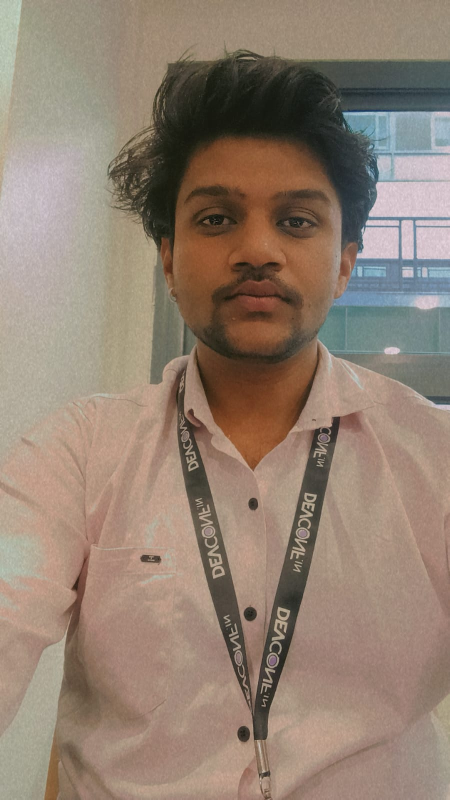
#> input picture data/Image_org.jpeg, 899 x 1599 px (shown at 1/2 size)
$ python task2_feature_matching.py
#> lines starting #> are read from the running program, lines starting #| are printed output that depends on the picture
"""
Task 2: Feature Extraction and Image Matching
Unit 4 Practical Assignment
Author: Devendra Agrawal
"""

import os
import json
import cv2
import numpy as np
import matplotlib.pyplot as plt
from skimage.feature import hog
from skimage import exposure


def extract_and_visualize_hog(img_bgr: np.ndarray, out_dir: str):
    """Extract and visualize Histogram of Oriented Gradients (HOG)."""
    # Resize for standard HOG visualization
    h, w = img_bgr.shape[:2]
    max_dim = 640
    if max(h, w) > max_dim:
        scale = max_dim / max(h, w)
        img_bgr = cv2.resize(img_bgr, (int(w * scale), int(h * scale)))

    gray = cv2.cvtColor(img_bgr, cv2.COLOR_BGR2GRAY)

    # Compute HOG features and visualization image
    fd, hog_image = hog(
        gray,
        orientations=9,
        pixels_per_cell=(16, 16),
        cells_per_block=(2, 2),
        block_norm='L2-Hys',
        visualize=True,
        feature_vector=True
    )

    # Rescale histogram for better display
    hog_image_rescaled = exposure.rescale_intensity(hog_image, in_range=(0, 10))

    fig, axes = plt.subplots(1, 3, figsize=(18, 6))
    fig.suptitle("Histogram of Oriented Gradients (HOG) Feature Representation", fontsize=15, fontweight='bold')

    axes[0].imshow(cv2.cvtColor(img_bgr, cv2.COLOR_BGR2RGB))
    axes[0].set_title(f"Input Image ({img_bgr.shape[1]}x{img_bgr.shape[0]})")
    axes[0].axis("off")

    axes[1].imshow(hog_image_rescaled, cmap='magma')
    axes[1].set_title(f"HOG Gradient Orientation Field\n({len(fd):,} feature dimensions)")
    axes[1].axis("off")

    # Plot sample feature descriptor distribution
    axes[2].hist(fd[:1000], bins=30, color='royalblue', edgecolor='black', alpha=0.7)
    axes[2].set_title("HOG Normalized Descriptor Distribution\n(First 1,000 bins)")
    axes[2].set_xlabel("Gradient Energy Value")
    axes[2].set_ylabel("Frequency")
    axes[2].grid(True, linestyle="--", alpha=0.5)

    plt.tight_layout()
    plt.savefig(os.path.join(out_dir, "hog_visualization.png"), dpi=300)
    plt.close()

    print(f"[Task 2] HOG extracted. Total descriptor length: {len(fd):,}")
    return len(fd)


def match_sift_features(img1_rgb: np.ndarray, img2_rgb: np.ndarray, ratio_thresh: float = 0.75):
    """Detect SIFT keypoints and match using BFMatcher with Lowe's ratio test."""
    gray1 = cv2.cvtColor(img1_rgb, cv2.COLOR_RGB2GRAY)
    gray2 = cv2.cvtColor(img2_rgb, cv2.COLOR_RGB2GRAY)

    sift = cv2.SIFT_create(nfeatures=2000)
    kp1, des1 = sift.detectAndCompute(gray1, None)
    kp2, des2 = sift.detectAndCompute(gray2, None)

    if des1 is None or des2 is None or len(des1) < 2 or len(des2) < 2:
        return kp1, kp2, [], []

    # Brute-Force Matcher with L2 norm for SIFT descriptors
    bf = cv2.BFMatcher(cv2.NORM_L2)
    raw_matches = bf.knnMatch(des1, des2, k=2)

    # Apply David Lowe's ratio test
    good_matches = []
    for pair in raw_matches:
        if len(pair) == 2:
            m, n = pair
            if m.distance < ratio_thresh * n.distance:
                good_matches.append(m)

    return kp1, kp2, raw_matches, good_matches


def run_feature_matching_pipeline(img1_path: str, img2_path: str, out_dir: str):
    """Full Task 2 pipeline: HOG, SIFT, Matching, Rotation, and Resizing experiments."""
#> called with img1_path = 'data/Image_org.jpeg', img2_path = 'data/Image_2.jpeg', out_dir = 'outputs/task2_features'
    os.makedirs(out_dir, exist_ok=True)

    img1_bgr = cv2.imread(img1_path)
#> img1_bgr is the input picture: shape (1599, 899, 3); mean B, G, R 113.6, 128.5, 146.5
    img2_bgr = cv2.imread(img2_path)
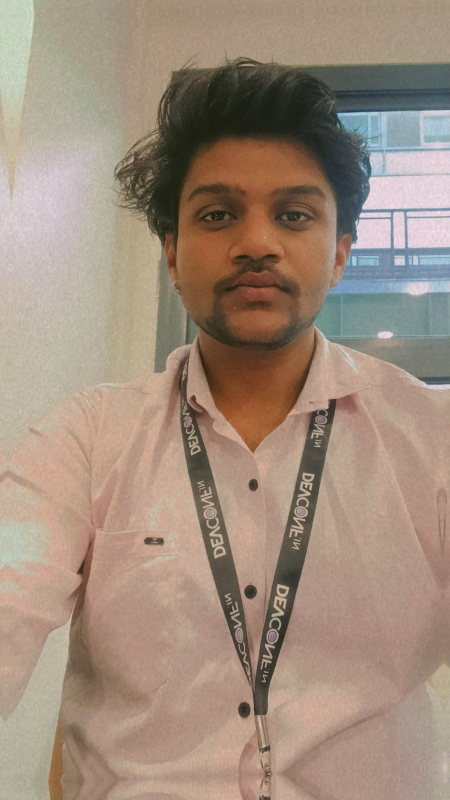
#> input picture data/Image_2.jpeg, 899 x 1599 px (shown at 1/2 size)
#> img2_bgr is the input picture: shape (1599, 899, 3); mean B, G, R 124.3, 140.5, 160.2
    if img1_bgr is None or img2_bgr is None:
        raise FileNotFoundError(f"Images not found: {img1_path} or {img2_path}")

    # Standardize scale for efficient processing
    h1, w1 = img1_bgr.shape[:2]
#> h1 = 1599; w1 = 899
    max_dim = 800
    if max(h1, w1) > max_dim:
        scale = max_dim / max(h1, w1)
#> scale = 0.5
        img1_bgr = cv2.resize(img1_bgr, (int(w1 * scale), int(h1 * scale)))
#> img1_bgr: shape (800, 449, 3)
        img2_bgr = cv2.resize(img2_bgr, (int(img2_bgr.shape[1] * scale), int(img2_bgr.shape[0] * scale)))
#> img2_bgr: shape (800, 449, 3)

    img1_rgb = cv2.cvtColor(img1_bgr, cv2.COLOR_BGR2RGB)
    img2_rgb = cv2.cvtColor(img2_bgr, cv2.COLOR_BGR2RGB)

    # 1. HOG Feature Extraction
    extract_and_visualize_hog(img1_bgr, out_dir)
#| [Task 2] HOG extracted. Total descriptor length: 29,484

    # 2. Baseline SIFT Matching between Image 1 and Image 2
    kp1, kp2, raw_baseline, good_baseline = match_sift_features(img1_rgb, img2_rgb)
#> in match_sift_features, `gray2 = cv2.cvtColor(img2_rgb, cv2.COLOR_RGB2GRAY)`:
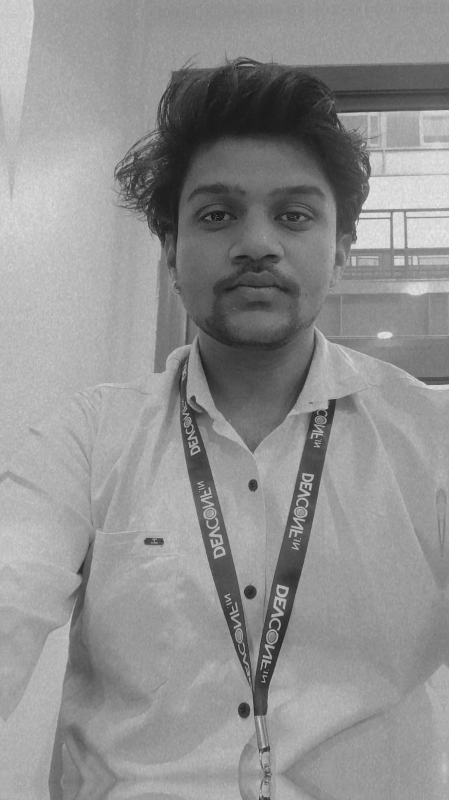
#> gray2: shape (800, 449); min 9, max 234, mean 144.4
#> in match_sift_features, `kp1, des1 = sift.detectAndCompute(gray1, None)`: kp1 = 674 keypoints; strongest (x, y, size): (250, 614, 7.9), (253, 504, 7), (243, 734, 8.2), (312, 510, 1.9)
#> in match_sift_features, `kp2, des2 = sift.detectAndCompute(gray2, None)`: kp2 = 725 keypoints; strongest (x, y, size): (253, 485, 6.7), (250, 592, 7.7), (243, 710, 8.1), (148, 541, 5.3)
#> in match_sift_features, `raw_matches = bf.knnMatch(des1, des2, k=2)`: raw_matches = 674 matches
#> after the loop in match_sift_features, `for pair in raw_matches:`: good_matches = 470 matches
#> raw_baseline = 674 matches; good_baseline = 470 matches

    # Draw rich keypoints
    kp_img1 = cv2.drawKeypoints(img1_rgb, kp1, None, flags=cv2.DRAW_MATCHES_FLAGS_DRAW_RICH_KEYPOINTS)
    kp_img2 = cv2.drawKeypoints(img2_rgb, kp2, None, flags=cv2.DRAW_MATCHES_FLAGS_DRAW_RICH_KEYPOINTS)
    cv2.imwrite(os.path.join(out_dir, "sift_keypoints_img1.png"), cv2.cvtColor(kp_img1, cv2.COLOR_RGB2BGR))
    cv2.imwrite(os.path.join(out_dir, "sift_keypoints_img2.png"), cv2.cvtColor(kp_img2, cv2.COLOR_RGB2BGR))

    # Draw matches
    match_img_baseline = cv2.drawMatches(
        img1_rgb, kp1, img2_rgb, kp2, good_baseline, None,
        matchColor=(0, 255, 0), singlePointColor=(255, 0, 0),
        flags=cv2.DrawMatchesFlags_NOT_DRAW_SINGLE_POINTS
    )
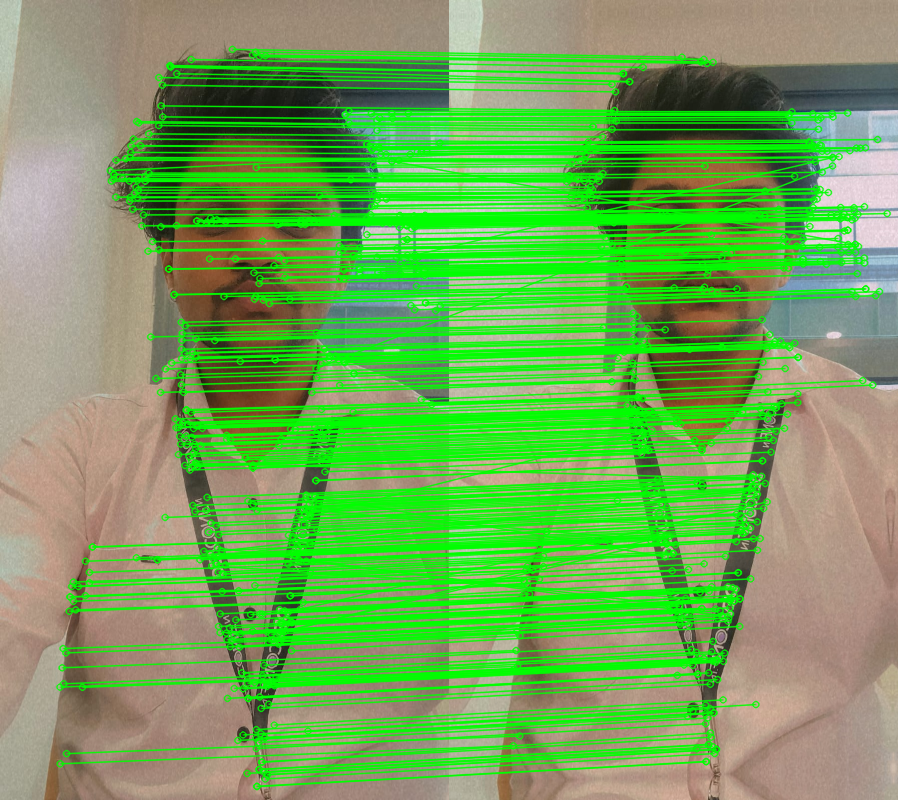
#> match_img_baseline: shape (800, 898, 3); mean R, G, B 112.3, 167.4, 87.4
    cv2.imwrite(os.path.join(out_dir, "sift_matches_baseline.png"), cv2.cvtColor(match_img_baseline, cv2.COLOR_RGB2BGR))

    # 3. Rotation Invariance Experiment: Rotate Image 2 by 45 degrees
    h2, w2 = img2_rgb.shape[:2]
#> h2 = 800; w2 = 449
    center = (w2 // 2, h2 // 2)
#> center = (224, 400)
    rot_mat = cv2.getRotationMatrix2D(center, angle=45, scale=1.0)
    cos = np.abs(rot_mat[0, 0])
#> cos = 0.707
    sin = np.abs(rot_mat[0, 1])
#> sin = 0.707
    new_w = int((h2 * sin) + (w2 * cos))
#> new_w = 883
    new_h = int((h2 * cos) + (w2 * sin))
#> new_h = 883
    rot_mat[0, 2] += (new_w / 2) - center[0]
    rot_mat[1, 2] += (new_h / 2) - center[1]
    img2_rot_rgb = cv2.warpAffine(img2_rgb, rot_mat, (new_w, new_h), borderMode=cv2.BORDER_REFLECT)
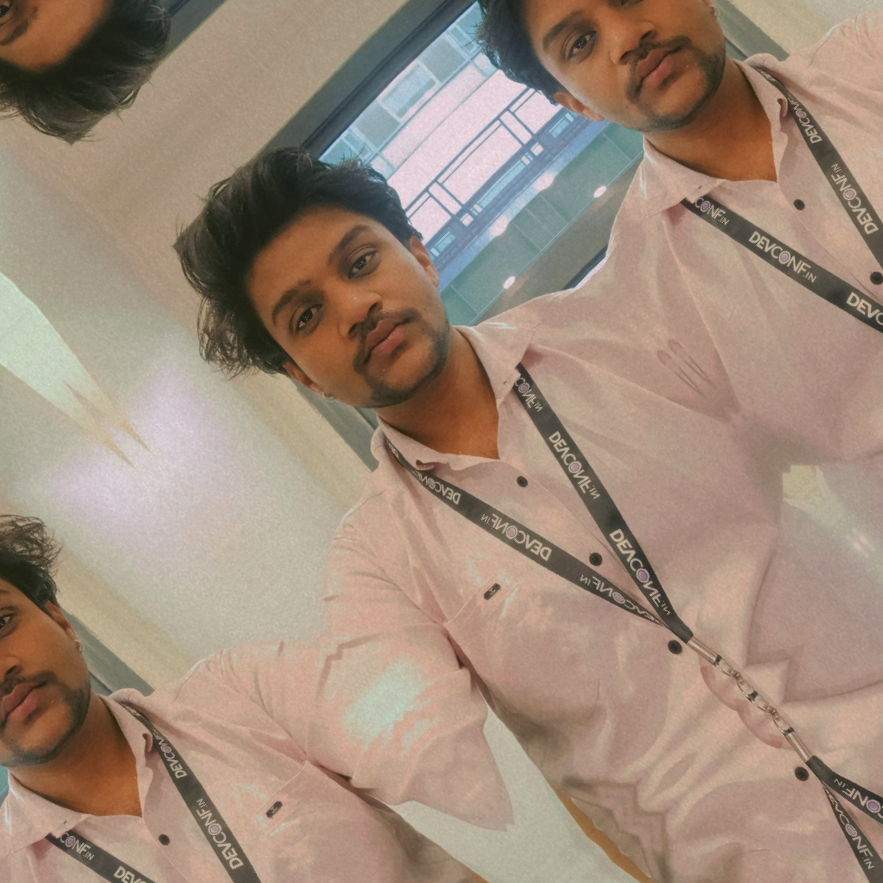
#> img2_rot_rgb: shape (883, 883, 3); mean R, G, B 159.6, 139.1, 122.5

    kp1_rot, kp2_rot, raw_rot, good_rot = match_sift_features(img1_rgb, img2_rot_rgb)
#> call 2 of match_sift_features, with ratio_thresh = 0.75
#> in match_sift_features (call 2), `gray2 = cv2.cvtColor(img2_rgb, cv2.COLOR_RGB2GRAY)`:
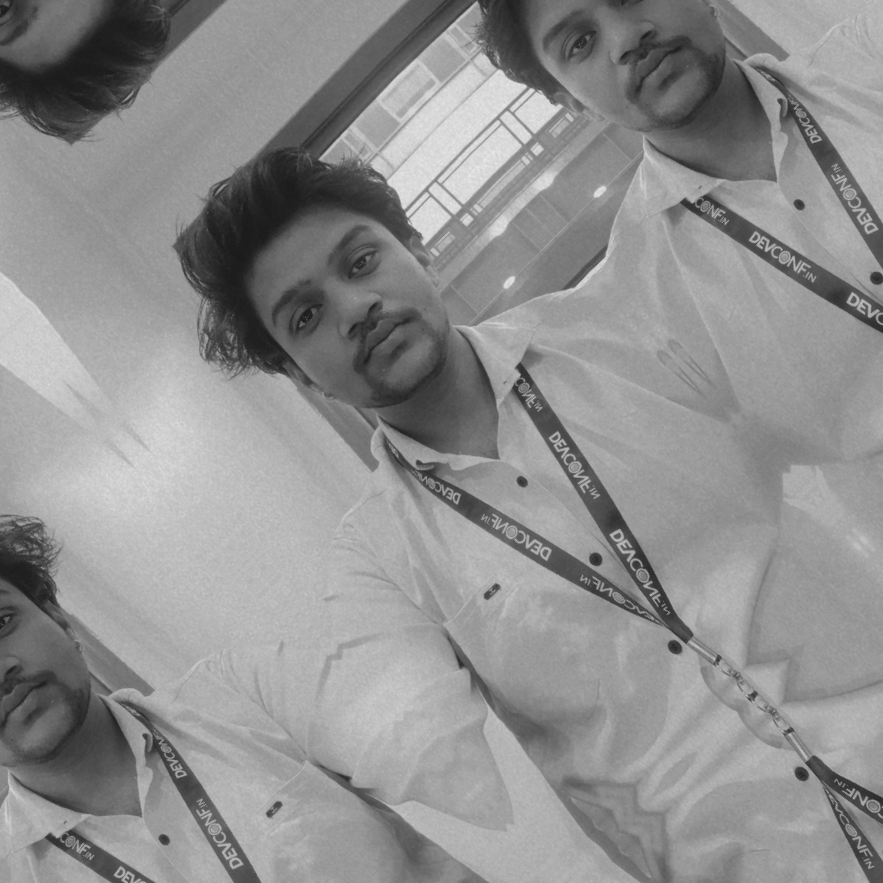
#> gray2: shape (883, 883); min 20, max 233, mean 143.4
#> in match_sift_features (call 2), `kp2, des2 = sift.detectAndCompute(gray2, None)`: kp2 = 1822 keypoints; strongest (x, y, size): (164, 839, 6.7), (799, 204, 6.8), (522, 482, 6.8), (596, 559, 7.7)
#> after the loop in match_sift_features (call 2), `for pair in raw_matches:`: good_matches = 441 matches
#> kp1_rot has the same summary as kp1 in match_sift_features; kp2_rot has the same summary as kp2 in match_sift_features; raw_rot = 674 matches; good_rot = 441 matches
    match_img_rot = cv2.drawMatches(
        img1_rgb, kp1_rot, img2_rot_rgb, kp2_rot, good_rot, None,
        matchColor=(0, 255, 0), singlePointColor=(255, 0, 0),
        flags=cv2.DrawMatchesFlags_NOT_DRAW_SINGLE_POINTS
    )
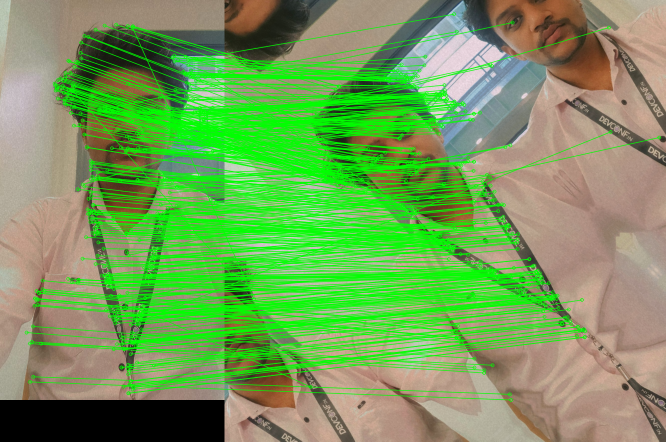
#> match_img_rot: shape (883, 1332, 3) (shown at 1/2 size); mean R, G, B 116, 158.1, 88.9
    cv2.imwrite(os.path.join(out_dir, "sift_matches_rotated_45.png"), cv2.cvtColor(match_img_rot, cv2.COLOR_RGB2BGR))

    # 4. Scale Invariance Experiment: Resize Image 2 by 0.6x
    img2_scaled_rgb = cv2.resize(img2_rgb, (0, 0), fx=0.6, fy=0.6)
    kp1_scl, kp2_scl, raw_scl, good_scl = match_sift_features(img1_rgb, img2_scaled_rgb)
#> in match_sift_features (call 3), `kp2, des2 = sift.detectAndCompute(gray2, None)`: kp2 = 398 keypoints; strongest (x, y, size): (152, 291, 4), (150, 355, 4.6), (146, 426, 4.8), (89, 325, 3.1)
#> after the loop in match_sift_features (call 3), `for pair in raw_matches:`: good_matches = 245 matches
#> kp1_scl has the same summary as kp1 in match_sift_features; kp2_scl has the same summary as kp2 in match_sift_features; raw_scl = 674 matches; good_scl = 245 matches
    match_img_scl = cv2.drawMatches(
        img1_rgb, kp1_scl, img2_scaled_rgb, kp2_scl, good_scl, None,
        matchColor=(0, 255, 0), singlePointColor=(255, 0, 0),
        flags=cv2.DrawMatchesFlags_NOT_DRAW_SINGLE_POINTS
    )
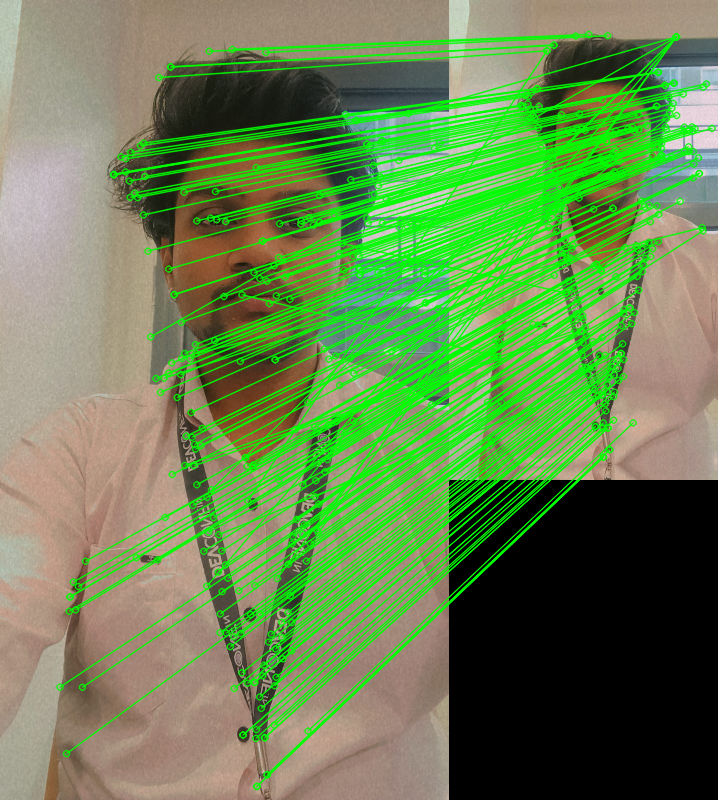
#> match_img_scl: shape (800, 718, 3); mean R, G, B 102.7, 134, 79.4
    cv2.imwrite(os.path.join(out_dir, "sift_matches_resized_06x.png"), cv2.cvtColor(match_img_scl, cv2.COLOR_RGB2BGR))

    # 5. Compile quantitative matching statistics
    stats = {
        "Baseline": {
            "condition": "Original Pair (Image 1 vs Image 2)",
            "keypoints_img1": len(kp1),
            "keypoints_img2": len(kp2),
            "raw_matches": len(raw_baseline),
            "good_matches": len(good_baseline),
            "match_ratio_pct": round(len(good_baseline) / max(1, len(raw_baseline)) * 100, 2)
        },
        "Rotated_45deg": {
            "condition": "Rotated Image 2 (45 degrees)",
            "keypoints_img1": len(kp1_rot),
            "keypoints_img2": len(kp2_rot),
            "raw_matches": len(raw_rot),
            "good_matches": len(good_rot),
            "match_ratio_pct": round(len(good_rot) / max(1, len(raw_rot)) * 100, 2)
        },
        "Resized_0.6x": {
            "condition": "Rescaled Image 2 (0.6x downscaled)",
            "keypoints_img1": len(kp1_scl),
            "keypoints_img2": len(kp2_scl),
            "raw_matches": len(raw_scl),
            "good_matches": len(good_scl),
            "match_ratio_pct": round(len(good_scl) / max(1, len(raw_scl)) * 100, 2)
        }
    }

    with open(os.path.join(out_dir, "feature_matching_stats.json"), "w") as f:
        json.dump(stats, f, indent=4)

    # 6. Combined Multi-Panel Visualization Figure
    fig = plt.figure(figsize=(20, 14))
    gs = fig.add_gridspec(3, 2, height_ratios=[1, 1.2, 1.2])

    ax0 = fig.add_subplot(gs[0, 0])
    ax0.imshow(kp_img1)
    ax0.set_title(f"Image 1 SIFT Keypoints ({len(kp1)} detected)", fontsize=13, fontweight='bold')
    ax0.axis("off")

    ax1 = fig.add_subplot(gs[0, 1])
    ax1.imshow(kp_img2)
    ax1.set_title(f"Image 2 SIFT Keypoints ({len(kp2)} detected)", fontsize=13, fontweight='bold')
    ax1.axis("off")

    ax2 = fig.add_subplot(gs[1, :])
    ax2.imshow(match_img_baseline)
    ax2.set_title(
        f"Baseline Pair Matching (Lowe's Ratio < 0.75): {len(good_baseline)} Inlier Matches ({stats['Baseline']['match_ratio_pct']}%)",
        fontsize=13, fontweight='bold', color='darkgreen'
    )
    ax2.axis("off")

    ax3 = fig.add_subplot(gs[2, 0])
    ax3.imshow(match_img_rot)
    ax3.set_title(
        f"Rotation Invariance (45° Rotated): {len(good_rot)} Matches ({stats['Rotated_45deg']['match_ratio_pct']}%)",
        fontsize=12, fontweight='bold'
    )
    ax3.axis("off")

    ax4 = fig.add_subplot(gs[2, 1])
    ax4.imshow(match_img_scl)
    ax4.set_title(
        f"Scale Invariance (0.6x Scaled): {len(good_scl)} Matches ({stats['Resized_0.6x']['match_ratio_pct']}%)",
        fontsize=12, fontweight='bold'
    )
    ax4.axis("off")

    plt.suptitle("Task 2: SIFT Feature Extraction, Lowe's Ratio Matching & Invariance Evaluation", fontsize=16, fontweight='bold')
    plt.tight_layout()
    plt.savefig(os.path.join(out_dir, "feature_matching_comparison.png"), dpi=300)
    plt.close()

    print("[Task 2] SIFT Feature matching complete.")
    print("Matching Statistics Summary:")
    for k, v in stats.items():
        print(f"  {k:15s}: {v['good_matches']} good matches / {v['raw_matches']} raw ({v['match_ratio_pct']}%)")
#> this loop made 3 passes
#> k on passes 1 to 3: 'Baseline', 'Rotated_45deg', 'Resized_0.6x'
#|   Baseline       : 470 good matches / 674 raw (69.73%)
#|   Rotated_45deg  : 441 good matches / 674 raw (65.43%)
#|   Resized_0.6x   : 245 good matches / 674 raw (36.35%)


if __name__ == "__main__":
    import argparse
    parser = argparse.ArgumentParser(description="Task 2: Feature Extraction and Image Matching")
    parser.add_argument("--image1", default="data/Image_org.jpeg", help="Path to primary photograph")
    parser.add_argument("--image2", default="data/Image_2.jpeg", help="Path to second photograph")
    parser.add_argument("--out_dir", default="outputs/task2_features", help="Output directory")
    args = parser.parse_args()

    print("==================================================")
    print("RUNNING TASK 2: FEATURE EXTRACTION & IMAGE MATCHING")
    print("==================================================")
    run_feature_matching_pipeline(args.image1, args.image2, args.out_dir)
    print("Task 2 finished successfully!\n")
